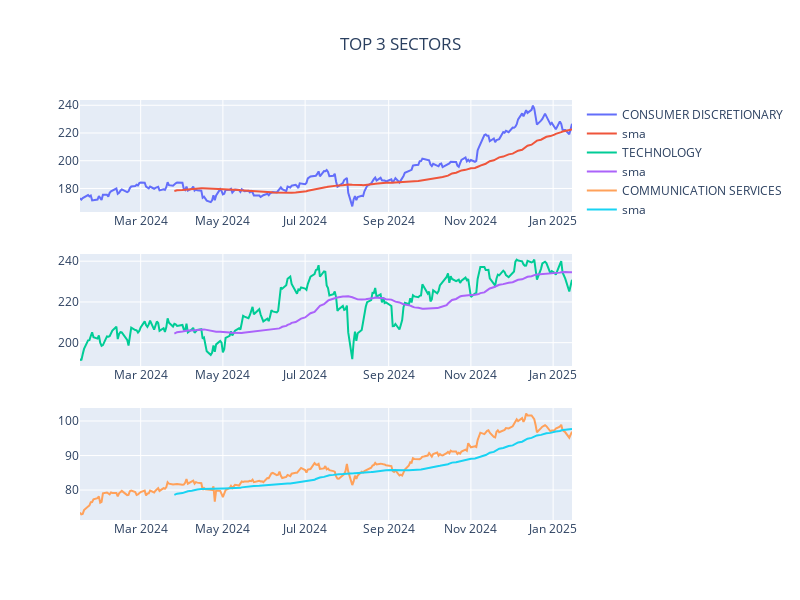

The code cell stored with this chart in its notebook:
### Markdown cell above
### Sectors

### Code cell
from yfinance_utils import list_utils
from datetime import datetime

symbols = list_utils.get_sectors()
names = list_utils.sectors
COLUMNS = ['Adj Close', 'Open','High','Low','Close','Volume']
NUMBER_OF_TOP_PERFORMERS_IN_MARKETS = 3

fig2=make_subplots(rows=3, cols=1)
fig2.update_layout(title=f"TOP {NUMBER_OF_TOP_PERFORMERS_IN_MARKETS} SECTORS", title_x=0.5, width=800, height=600)

top = list_utils.get_top_performers(symbols, size=NUMBER_OF_TOP_PERFORMERS_IN_MARKETS)
_list = [i[0] for i in top]

data = yfinance.download(_list, period='1y')
counter=1
for symbol in _list:
    _d2 = pd.DataFrame()
    _d2 = data.loc[:,(slice(None),symbol)]
    _d2.columns = COLUMNS
    _d2['sma'] = TA.SMA(_d2, period=50)
    _d2.reset_index(inplace=True)
    fig2.add_trace(
        go.Scatter(y=_d2['Close'], x=_d2['Date'], name=names[symbol]),
        secondary_y=False,
        row=counter, col=1
    )
    fig2.add_trace(
        go.Scatter(y=_d2['sma'], x=_d2['Date'], name=f'sma'),
        secondary_y=False,
        row=counter, col=1
    )
    counter = counter + 1
fig2.show()

today = datetime.today().strftime('%Y-%m-%d')
print("PERFORMANCE IN THE LAST 30 DAYS:")
for symbol, value in top:
    if save_to_mongo:
        file_utils.save_to_mongo({"DATE":today, "TICK":symbol, "PERFORMANCE":value, "SECTOR":names[symbol]}, "top_sectors")

### Figure 1 — Plotly figure (JSON) as saved in the notebook; plotly's stock layout.template omitted (floating-point values rounded to 4 significant figures; data arrays with more than 128 entries replaced by an {"elided": "..."} marker saying what was removed)
{"data": [{"name": "CONSUMER DISCRETIONARY", "type": "scatter", "x": {"elided": "252 str values"}, "xaxis": "x", "y": {"elided": "252 float values"}, "yaxis": "y"}, {"name": "sma", "type": "scatter", "x": {"elided": "252 str values"}, "xaxis": "x", "y": {"elided": "252 float values"}, "yaxis": "y"}, {"name": "TECHNOLOGY", "type": "scatter", "x": {"elided": "252 str values"}, "xaxis": "x2", "y": {"elided": "252 float values"}, "yaxis": "y2"}, {"name": "sma", "type": "scatter", "x": {"elided": "252 str values"}, "xaxis": "x2", "y": {"elided": "252 float values"}, "yaxis": "y2"}, {"name": "COMMUNICATION SERVICES", "type": "scatter", "x": {"elided": "252 str values"}, "xaxis": "x3", "y": {"elided": "252 float values"}, "yaxis": "y3"}, {"name": "sma", "type": "scatter", "x": {"elided": "252 str values"}, "xaxis": "x3", "y": {"elided": "252 float values"}, "yaxis": "y3"}], "layout": {"height": 600, "title": {"text": "TOP 3 SECTORS", "x": 0.5}, "width": 800, "xaxis": {"anchor": "y", "domain": [0, 1]}, "xaxis2": {"anchor": "y2", "domain": [0, 1]}, "xaxis3": {"anchor": "y3", "domain": [0, 1]}, "yaxis": {"anchor": "x", "domain": [0.7333, 1]}, "yaxis2": {"anchor": "x2", "domain": [0.3667, 0.6333]}, "yaxis3": {"anchor": "x3", "domain": [0, 0.2667]}}}
